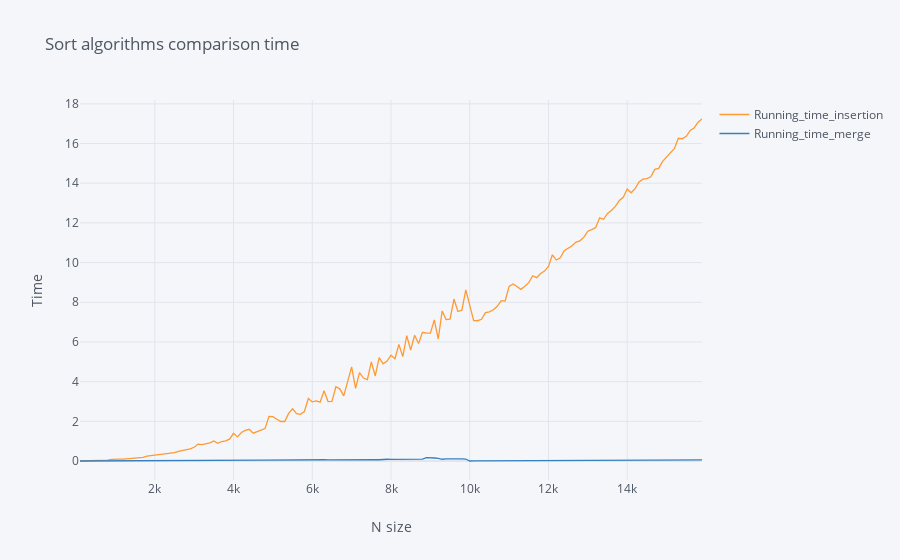

Source (notebook cell):
### Markdown cell above
# Show visually that your implementation follows Θ(𝑛^2) and Θ(𝑛 log 𝑛) for the Insertion Sort and Merge Sort ,respectively.

### Code cell
pruebas.iplot(x = 'Size', xTitle = 'N size', yTitle = 'Time', title = 'Sort algorithms comparison time')

### Figure 1 — Plotly figure (JSON) as saved in the notebook; plotly's stock layout.template omitted (floating-point values rounded to 4 significant figures; data arrays with more than 128 entries replaced by an {"elided": "..."} marker saying what was removed)
{"data": [{"line": {"color": "rgba(255, 153, 51, 1.0)", "dash": "solid", "shape": "linear", "width": 1.3}, "mode": "lines", "name": "Running_time_insertion", "text": "", "type": "scatter", "x": {"elided": "159 int values"}, "y": {"elided": "159 float values"}}, {"line": {"color": "rgba(55, 128, 191, 1.0)", "dash": "solid", "shape": "linear", "width": 1.3}, "mode": "lines", "name": "Running_time_merge", "text": "", "type": "scatter", "x": {"elided": "159 int values"}, "y": {"elided": "159 float values"}}], "layout": {"legend": {"bgcolor": "#F5F6F9", "font": {"color": "#4D5663"}}, "paper_bgcolor": "#F5F6F9", "plot_bgcolor": "#F5F6F9", "title": {"font": {"color": "#4D5663"}, "text": "Sort algorithms comparison time"}, "xaxis": {"gridcolor": "#E1E5ED", "showgrid": true, "tickfont": {"color": "#4D5663"}, "title": {"font": {"color": "#4D5663"}, "text": "N size"}, "zerolinecolor": "#E1E5ED"}, "yaxis": {"gridcolor": "#E1E5ED", "showgrid": true, "tickfont": {"color": "#4D5663"}, "title": {"font": {"color": "#4D5663"}, "text": "Time"}, "zerolinecolor": "#E1E5ED"}}}
